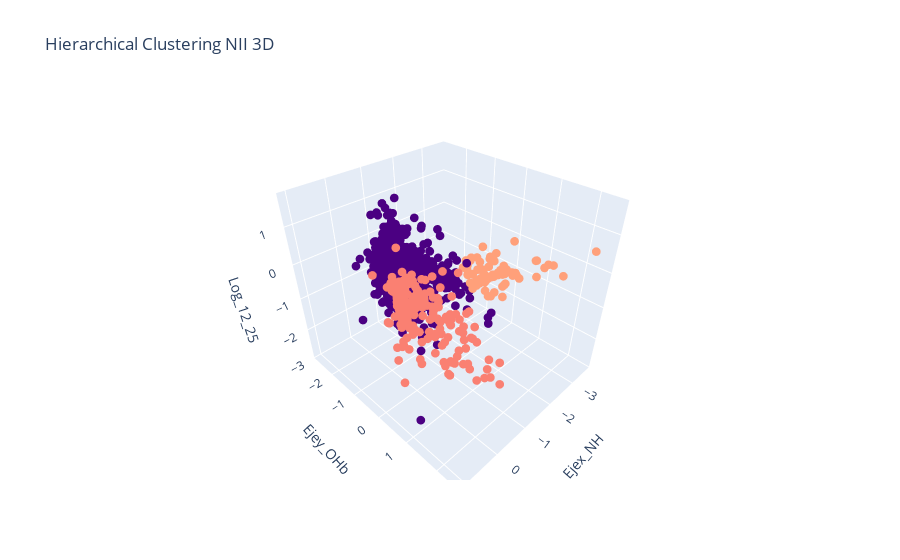

Source (notebook cell):
### Markdown cell above
## 4. Realizar gráfica

### Code cell
# Mapear los valores de ClusterN3D a los colores correspondientes
colors_dict = {
    'Infrarroja': 'indigo',
    'Seyfert': 'salmon',
    'LINER': 'lightsalmon'
}

fig = go.Figure(data=[
    go.Scatter3d(
        x=FusionData['Ejex_NH'],
        y=FusionData['Ejey_OHb'],
        z=FusionData['Log_12_25'],
        mode='markers',
        marker=dict(
            color=FusionData['HC_N_3D'].map(colors_dict),
            size=3,
            symbol='circle'
        )
    )
])


# Actualizar las etiquetas de los ejes
fig.update_layout(
    scene=dict(
        xaxis_title='Ejex_NH',
        yaxis_title='Ejey_OHb',
        zaxis_title='Log_12_25'
    ),
    title='Hierarchical Clustering NII 3D',  # Agregar el título de la gráfica
)

fig.show()

### Figure 1 — Plotly figure (JSON) as saved in the notebook; plotly's stock layout.template omitted (floating-point values rounded to 4 significant figures; data arrays with more than 128 entries replaced by an {"elided": "..."} marker saying what was removed)
{"data": [{"marker": {"color": {"elided": "1269 str values"}, "size": 3, "symbol": "circle"}, "mode": "markers", "type": "scatter3d", "x": {"elided": "1269 float values"}, "y": {"elided": "1269 float values"}, "z": {"elided": "1269 float values"}}], "layout": {"scene": {"xaxis": {"title": {"text": "Ejex_NH"}}, "yaxis": {"title": {"text": "Ejey_OHb"}}, "zaxis": {"title": {"text": "Log_12_25"}}}, "title": {"text": "Hierarchical Clustering NII 3D"}}}
